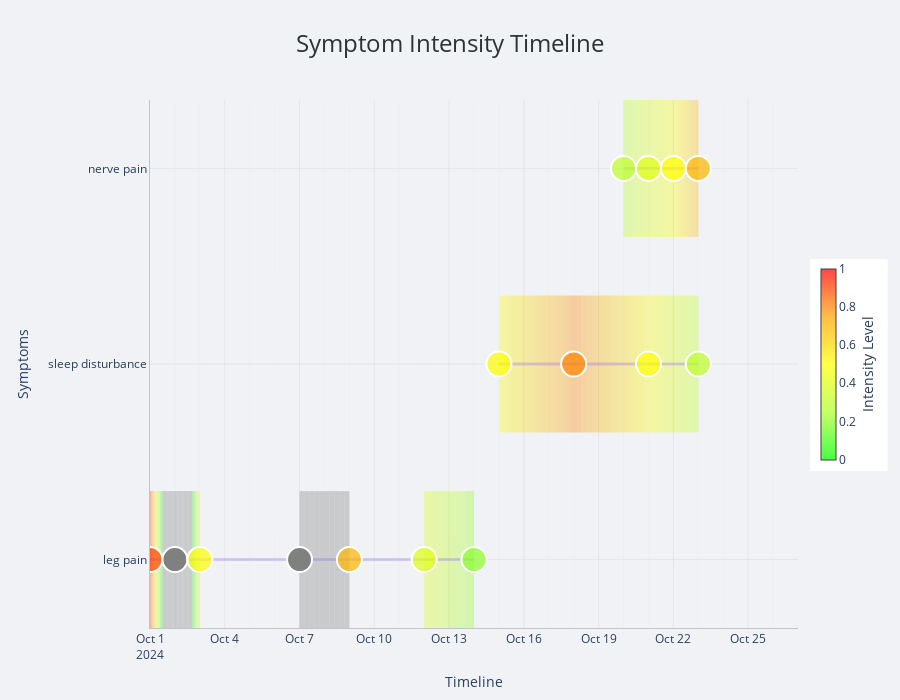

The cell this chart's notebook holds for it:
### Code cell
import pandas as pd
import plotly.graph_objects as go


def visualize_symptoms(df):
    if df.empty:
        return None

    # Ensure 'is_active' is of boolean type
    df['is_active'] = df['is_active'].astype(bool) # TODO: Use typing
    # Convert 'intensity' to numeric type
    df['intensity'] = pd.to_numeric(df['intensity'], errors='coerce')
    df['date'] = pd.to_datetime(df['date'])
    
    # Size of X-axis
    date_range = df['date'].agg(['min', 'max'])
    active_symptoms = df[df['is_active']].copy()

    color_scale = [
        [0, 'rgba(0,255,0,0.7)'],      # Light green with transparency
        [0.25, 'rgba(173,255,47,0.7)'], # Light yellowgreen with transparency
        [0.5, 'rgba(255,255,0,0.7)'],   # Light yellow with transparency
        [0.75, 'rgba(255,165,0,0.7)'],  # Light orange with transparency
        [1, 'rgba(255,0,0,0.7)']        # Light red with transparency
    ]

    def get_color_from_intensity(intensity):
        # Clamp intensity to be within [0, 1]
        intensity = max(0, min(intensity, 1)) #TODO: Re-scaling of intensity according to subjective perception of LLM
        
        if intensity <= 0:
            return 'rgba(0,255,0,0.35)'
        elif intensity <= 0.25:
            r = int(0 + (173-0) * (intensity/0.25))
            g = 255
            b = int(0 + (47-0) * (intensity/0.25))
            return f'rgba({r},{g},{b},0.35)'
        elif intensity <= 0.5:
            r = int(173 + (255-173) * ((intensity-0.25)/0.25))
            g = 255
            b = int(47 + (0-47) * ((intensity-0.25)/0.25))
            return f'rgba({r},{g},{b},0.35)'
        elif intensity <= 0.75:
            r = 255
            g = int(255 + (165-255) * ((intensity-0.5)/0.25))
            b = 0
            return f'rgba({r},{g},{b},0.35)'
        else:
            r = 255
            g = int(165 + (0-165) * ((intensity-0.75)/0.25))
            b = 0
            return f'rgba({r},{g},{b},0.35)'

    # Enhanced hover text with emoji indicators and reasoning.
    active_symptoms['hover_text'] = (
        '📅 Date: ' + active_symptoms['date'].dt.strftime('%Y-%m-%d') + 
        '<br>🔥 Intensity: ' + active_symptoms['intensity'].astype(str) +
        '<br>📝 raw_data: ' + active_symptoms['raw_data']
    )

    fig = go.Figure()

    # Get unique symptom positions
    unique_symptoms = active_symptoms['symptom'].unique()
    symptom_positions = {symptom: i for i, symptom in enumerate(unique_symptoms)}

    # Add traces for each symptom with enhanced styling
    for symptom in unique_symptoms:
        mask = active_symptoms['symptom'] == symptom
        symptom_data = active_symptoms[mask].sort_values('date')
        y_position = symptom_positions[symptom]
        
        # Add connecting gradient shapes with glowing effect
        for i in range(len(symptom_data)-1):
            # Get the next point in the original dataset after current point
            current_date = symptom_data['date'].iloc[i]
            next_date = symptom_data['date'].iloc[i+1]
            
            # Find any inactive points between these dates
            inactive_between = df[
                (df['symptom'] == symptom) & 
                (df['date'] > current_date) & 
                (df['date'] < next_date) & 
                (~df['is_active'])
            ]
            
            # Only add the colored boxes if there are no inactive points between
            if len(inactive_between) == 0:
                # Create multiple small rectangles to create a smooth gradient effect
                num_steps = 20  # Number of gradient steps
                start_intensity = symptom_data['intensity'].iloc[i]
                end_intensity = symptom_data['intensity'].iloc[i+1]
                
                for step in range(num_steps):
                    # Calculate the position and intensity for this step
                    x0 = current_date + (next_date - current_date) * (step/num_steps)
                    x1 = current_date + (next_date - current_date) * ((step+1)/num_steps)
                    intensity = start_intensity + (end_intensity - start_intensity) * (step/num_steps)
                    
                    
                    fig.add_shape(
                        type="rect",
                        x0=x0,
                        x1=x1,
                        y0=y_position-0.35,
                        y1=y_position+0.35,
                        fillcolor=get_color_from_intensity(intensity),
                        line=dict(width=0),
                        layer='below'
                    )
        
        fig.add_trace(
            go.Scatter(
                x=symptom_data['date'],
                y=[y_position] * len(symptom_data),
                mode='markers+lines',
                marker=dict(
                    size=25,
                    symbol='circle',
                    color=symptom_data['intensity'],
                    colorscale=color_scale,
                    showscale=True,
                    cmin=0.0,  # Set minimum of color scale
                    cmax=1.0,  # Set maximum of color scale
                    colorbar=dict(
                        title="Intensity Level",
                        titleside="right",
                        thickness=15,
                        len=0.4,
                        bgcolor='rgba(255,255,255,0.9)',
                        bordercolor='rgba(255,255,255,0.9)',
                        tickfont=dict(size=12),
                        tickmode='linear',
                        tick0=0.0,
                        dtick=0.2
                    ),
                    line=dict(color='white', width=2)
                ),
                line=dict(
                    color='rgba(153, 102, 255, 0.3)',
                    width=3
                ),
                name=symptom,
                hovertext=symptom_data['hover_text'],
                hoverinfo='text',
            )
        )

    fig.update_layout(
        title=dict(
            text="Symptom Intensity Timeline",
            font=dict(size=24, color='#2d3436'),
            x=0.5,
            y=0.95
        ),
        paper_bgcolor='rgba(240,242,245,0.95)',
        plot_bgcolor='rgba(240,242,245,0.95)',
        xaxis=dict(
            title="Timeline",
            title_font=dict(size=14),
            type='date',
            range=[date_range['min'], date_range['max']],
            showgrid=True,
            gridcolor='rgba(128,128,128,0.2)',
            linecolor='rgba(128,128,128,0.4)',
            zeroline=False
        ),
        yaxis=dict(
            title="Symptoms",
            title_font=dict(size=14),
            ticktext=list(unique_symptoms),
            tickvals=list(range(len(unique_symptoms))),
            categoryorder="array",
            categoryarray=list(unique_symptoms),
            gridcolor='rgba(128,128,128,0.2)',
            linecolor='rgba(128,128,128,0.4)',
            zeroline=False
        ),
        height=700,
        showlegend=False,
        margin=dict(l=150, r=100, t=100, b=50),
        hoverlabel=dict(
            bgcolor="white",
            font_size=12,

        )
    )

    # Add subtle grid pattern
    fig.update_xaxes(
        showgrid=True,
        gridwidth=1,
        gridcolor='rgba(128,128,128,0.1)',
        minor=dict(
            showgrid=True,
            gridwidth=0.5,
            gridcolor='rgba(128,128,128,0.05)'
        )
    )
    fig.update_yaxes(
        showgrid=True,
        gridwidth=1,
        gridcolor='rgba(128,128,128,0.1)'
    )

    return fig

data = [
    {"symptom": "leg pain", "date": "2024-10-01", "is_active": True, "intensity": 0.9, "raw_data": "Patient reports severe leg pain, difficulty walking"},
    {"symptom": "leg pain", "date": "2024-10-02", "is_active": True, "intensity": -1, "raw_data": "Leg pain continues but slightly improved with prescribed medication"},
    {"symptom": "leg pain", "date": "2024-10-03", "is_active": True, "intensity": 0.5, "raw_data": "Moderate leg pain, patient able to walk short distances"},
    {"symptom": "leg pain", "date": "2024-10-04", "is_active": False, "intensity": 0.0, "raw_data": "No leg pain reported today"},
    {"symptom": "leg pain", "date": "2024-10-07", "is_active": True, "intensity": None, "raw_data": "Leg pain has returned, moderate intensity"},
    {"symptom": "leg pain", "date": "2024-10-09", "is_active": True, "intensity": 0.7, "raw_data": "Leg pain remains high but slightly improved from yesterday"},
    {"symptom": "leg pain", "date": "2024-10-10", "is_active": False, "intensity": 0.0, "raw_data": "Pain has subsided completely"},
    {"symptom": "leg pain", "date": "2024-10-12", "is_active": True, "intensity": 0.4, "raw_data": "Mild leg pain has returned"},
    {"symptom": "leg pain", "date": "2024-10-14", "is_active": True, "intensity": 0.2, "raw_data": "Very mild leg pain, continuing to improve"},

    {"symptom": "sleep disturbance", "date": "2024-10-15", "is_active": True, "intensity": 0.5, "raw_data": "Patient reports moderate difficulty falling asleep"},
    {"symptom": "sleep disturbance", "date": "2024-10-18", "is_active": True, "intensity": 0.8, "raw_data": "Severe insomnia, only getting 2-3 hours of sleep"},
    {"symptom": "sleep disturbance", "date": "2024-10-21", "is_active": True, "intensity": 0.5, "raw_data": "Sleep quality improving with treatment"},
    {"symptom": "sleep disturbance", "date": "2024-10-23", "is_active": True, "intensity": 0.3, "raw_data": "Minor sleep issues, mostly resolved"},
    {"symptom": "sleep disturbance", "date": "2024-10-24", "is_active": False, "intensity": 0.0, "raw_data": "Sleep has returned to normal"},

    {"symptom": "nerve pain", "date": "2024-10-20", "is_active": True, "intensity": 0.3, "raw_data": "Patient reports new onset of tingling sensation"},
    {"symptom": "nerve pain", "date": "2024-10-21", "is_active": True, "intensity": 0.4, "raw_data": "Nerve pain increasing, spreading to larger area"},
    {"symptom": "nerve pain", "date": "2024-10-22", "is_active": True, "intensity": 0.5, "raw_data": "Moderate nerve pain with occasional sharp sensations"},
    {"symptom": "nerve pain", "date": "2024-10-23", "is_active": True, "intensity": 0.7, "raw_data": "Severe nerve pain, significantly affecting daily activities"},
    {"symptom": "nerve pain", "date": "2024-10-27", "is_active": False, "intensity": 0.0, "raw_data": "Nerve pain has resolved completely"}
]

df = pd.DataFrame(data)


visualize_symptoms(df).show()
